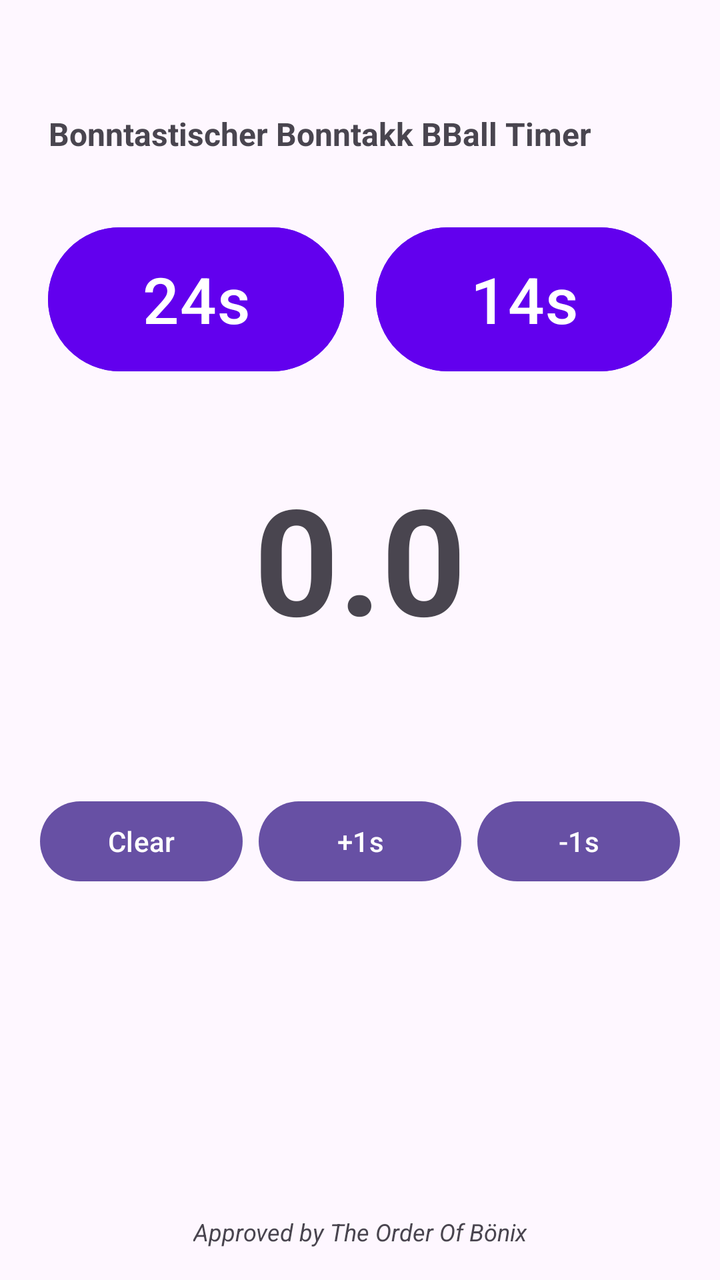
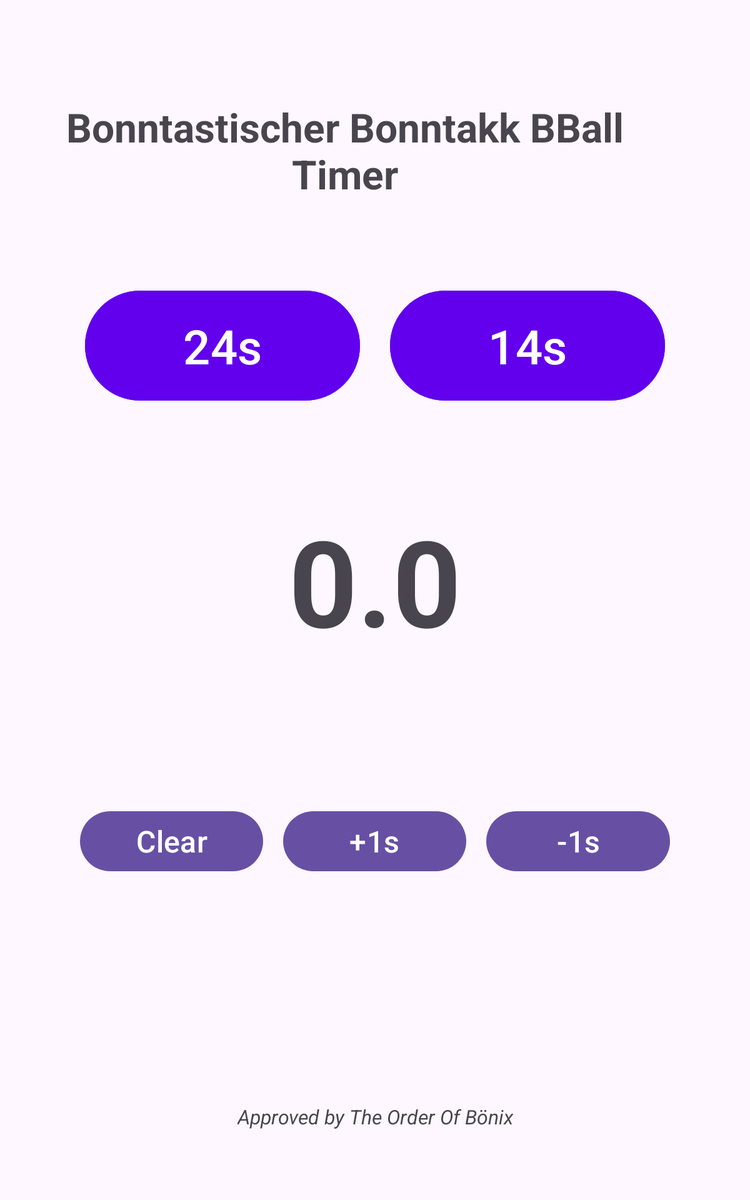

First picture: res/layout/ on a phone held upright. Second picture: the repository's own variant of that layout, on a device whose configuration matches the variant's folder. Source for both follows.
<!-- AndroidManifest.xml: application theme Theme.BBBT -->
<!-- res/layout/activity_main.xml -->
<?xml version="1.0" encoding="utf-8"?>
<androidx.constraintlayout.widget.ConstraintLayout xmlns:android="http://schemas.android.com/apk/res/android"
    xmlns:app="http://schemas.android.com/apk/res-auto"
    android:layout_width="match_parent"
    android:layout_height="match_parent"
    android:padding="16dp">

    <TextView
        android:id="@+id/headerText"
        android:layout_width="0dp"
        android:layout_height="wrap_content"
        android:text="Bonntastischer Bonntakk BBall Timer"
        android:textSize="@dimen/header_text_size_small"
        android:textStyle="bold"
        android:gravity="center"
        android:layout_marginEnd="40dp"
        android:layout_marginTop="40dp"
        app:layout_constraintTop_toTopOf="parent"
        app:layout_constraintLeft_toLeftOf="parent"
        app:layout_constraintRight_toRightOf="parent" />

    <ImageButton
        android:id="@+id/settingsButton"
        android:layout_width="36dp"
        android:layout_height="36dp"
        android:src="@drawable/ic_settings"
        android:background="?attr/selectableItemBackgroundBorderless"
        android:contentDescription="Settings"
        android:layout_marginTop="40dp"
        android:layout_marginEnd="4dp"
        app:layout_constraintTop_toTopOf="parent"
        app:layout_constraintRight_toRightOf="parent"/>

    <ScrollView
        android:layout_width="match_parent"
        android:layout_height="0dp"
        android:layout_marginTop="8dp"
        android:layout_marginBottom="8dp"
        app:layout_constraintTop_toBottomOf="@id/headerText"
        app:layout_constraintBottom_toTopOf="@id/footerText">

        <LinearLayout
            android:layout_width="match_parent"
            android:layout_height="wrap_content"
            android:orientation="vertical">

            <LinearLayout
                android:id="@+id/mainTimerButtons"
                android:layout_width="match_parent"
                android:layout_height="wrap_content"
                android:orientation="horizontal"
                android:layout_marginTop="16dp">

                <Button
                    android:id="@+id/button24"
                    android:layout_width="0dp"
                    android:layout_height="80dp"
                    android:layout_weight="1"
                    android:text="24s"
                    android:textSize="@dimen/button_text_size_large"
                    android:layout_margin="8dp"
                    android:backgroundTint="@color/design_default_color_primary"/>

                <Button
                    android:id="@+id/button14"
                    android:layout_width="0dp"
                    android:layout_height="80dp"
                    android:layout_weight="1"
                    android:text="14s"
                    android:textSize="@dimen/button_text_size_large"
                    android:layout_margin="8dp"
                    android:backgroundTint="@color/design_default_color_primary"/>
            </LinearLayout>

            <TextView
                android:id="@+id/timerDisplay"
                android:layout_width="match_parent"
                android:layout_height="wrap_content"
                android:textSize="@dimen/timer_display_text_size"
                android:textStyle="bold"
                android:text="0.0"
                android:gravity="center"
                android:clickable="true"
                android:focusable="true"
                android:background="?attr/selectableItemBackground"
                android:padding="16dp"
                android:layout_marginTop="16dp"/>

            <TextView
                android:id="@+id/remainingTimeDisplay"
                android:layout_width="match_parent"
                android:layout_height="wrap_content"
                android:textSize="@dimen/remaining_time_text_size"
                android:gravity="center"
                android:layout_marginTop="8dp"/>

            <LinearLayout
                android:id="@+id/adjustButtons"
                android:layout_width="match_parent"
                android:layout_height="wrap_content"
                android:orientation="horizontal"
                android:layout_marginTop="16dp">

                <Button
                    android:id="@+id/buttonClear"
                    android:layout_width="0dp"
                    android:layout_height="wrap_content"
                    android:layout_weight="1"
                    android:text="Clear"
                    android:layout_margin="4dp" />

                <Button
                    android:id="@+id/buttonPlus"
                    android:layout_width="0dp"
                    android:layout_height="wrap_content"
                    android:layout_weight="1"
                    android:text="+1s"
                    android:layout_margin="4dp" />

                <Button
                    android:id="@+id/buttonMinus"
                    android:layout_width="0dp"
                    android:layout_height="wrap_content"
                    android:layout_weight="1"
                    android:text="-1s"
                    android:layout_margin="4dp" />
            </LinearLayout>
        </LinearLayout>
    </ScrollView>

    <TextView
        android:id="@+id/footerText"
        android:layout_width="wrap_content"
        android:layout_height="wrap_content"
        android:text="Approved by The Order Of Bönix"
        android:textSize="@dimen/footer_text_size"
        android:textStyle="italic"
        app:layout_constraintBottom_toBottomOf="parent"
        app:layout_constraintLeft_toLeftOf="parent"
        app:layout_constraintRight_toRightOf="parent" />

</androidx.constraintlayout.widget.ConstraintLayout>
<!-- resources referenced by this layout -->
<resources>
  <dimen name="button_text_size_large">32sp</dimen>
  <dimen name="footer_text_size">12sp</dimen>
  <dimen name="header_text_size_small">16sp</dimen>
  <dimen name="remaining_time_text_size">18sp</dimen>
  <!-- from res/values-xxxhdpi/ -->
  <dimen name="timer_display_text_size">74sp</dimen>
  <style name="Theme.BBBT" parent="Base.Theme.BBBT" />
  <style name="Base.Theme.BBBT" parent="Theme.Material3.DayNight.NoActionBar">
          
          
      </style>
</resources>
<!-- res/layout-sw600dp/activity_main.xml (the repository's variant of the layout above) -->
<!-- drawn on a 7-inch tablet held upright -->
<?xml version="1.0" encoding="utf-8"?>
<androidx.constraintlayout.widget.ConstraintLayout xmlns:android="http://schemas.android.com/apk/res/android"
    xmlns:app="http://schemas.android.com/apk/res-auto"
    android:layout_width="match_parent"
    android:layout_height="match_parent"
    android:padding="@dimen/layout_padding_horizontal">

    <TextView
        android:id="@+id/headerText"
        android:layout_width="0dp"
        android:layout_height="wrap_content"
        android:text="Bonntastischer Bonntakk BBall Timer"
        android:textSize="@dimen/header_text_size_normal"
        android:textStyle="bold"
        android:gravity="center"
        android:layout_marginEnd="@dimen/margin_xxlarge"
        android:layout_marginTop="@dimen/margin_xxlarge"
        app:layout_constraintTop_toTopOf="parent"
        app:layout_constraintLeft_toLeftOf="parent"
        app:layout_constraintRight_toRightOf="parent" />

    <ImageButton
        android:id="@+id/settingsButton"
        android:layout_width="@dimen/icon_button_size"
        android:layout_height="@dimen/icon_button_size"
        android:src="@drawable/ic_settings"
        android:background="?attr/selectableItemBackgroundBorderless"
        android:contentDescription="Settings"
        android:layout_marginTop="@dimen/margin_xxlarge"
        android:layout_marginEnd="@dimen/margin_medium"
        app:layout_constraintTop_toTopOf="parent"
        app:layout_constraintRight_toRightOf="parent"/>

    
    <androidx.constraintlayout.widget.ConstraintLayout
        android:id="@+id/contentContainer"
        android:layout_width="0dp"
        android:layout_height="0dp"
        android:layout_marginTop="@dimen/margin_large"
        android:layout_marginBottom="@dimen/margin_large"
        app:layout_constraintTop_toBottomOf="@id/headerText"
        app:layout_constraintBottom_toTopOf="@id/footerText"
        app:layout_constraintLeft_toLeftOf="parent"
        app:layout_constraintRight_toRightOf="parent"
        app:layout_constraintWidth_max="720dp">

        <ScrollView
            android:layout_width="match_parent"
            android:layout_height="match_parent">

            <LinearLayout
                android:layout_width="match_parent"
                android:layout_height="wrap_content"
                android:orientation="vertical"
                android:gravity="center_horizontal">

                
                <LinearLayout
                    android:id="@+id/mainTimerButtons"
                    android:layout_width="match_parent"
                    android:layout_height="wrap_content"
                    android:orientation="horizontal"
                    android:layout_marginTop="@dimen/margin_xlarge"
                    android:layout_marginHorizontal="@dimen/margin_large">

                    <Button
                        android:id="@+id/button24"
                        android:layout_width="0dp"
                        android:layout_height="@dimen/main_button_height"
                        android:layout_weight="1"
                        android:text="24s"
                        android:textSize="@dimen/button_text_size_large"
                        android:layout_margin="@dimen/margin_medium"
                        android:backgroundTint="@color/design_default_color_primary"/>

                    <Button
                        android:id="@+id/button14"
                        android:layout_width="0dp"
                        android:layout_height="@dimen/main_button_height"
                        android:layout_weight="1"
                        android:text="14s"
                        android:textSize="@dimen/button_text_size_large"
                        android:layout_margin="@dimen/margin_medium"
                        android:backgroundTint="@color/design_default_color_primary"/>
                </LinearLayout>

                
                <TextView
                    android:id="@+id/timerDisplay"
                    android:layout_width="match_parent"
                    android:layout_height="wrap_content"
                    android:textSize="@dimen/timer_display_text_size"
                    android:textStyle="bold"
                    android:text="0.0"
                    android:gravity="center"
                    android:clickable="true"
                    android:focusable="true"
                    android:background="?attr/selectableItemBackground"
                    android:padding="@dimen/padding_xlarge"
                    android:layout_marginTop="@dimen/margin_xlarge"
                    android:layout_marginHorizontal="@dimen/margin_large"/>

                <TextView
                    android:id="@+id/remainingTimeDisplay"
                    android:layout_width="match_parent"
                    android:layout_height="wrap_content"
                    android:textSize="@dimen/remaining_time_text_size"
                    android:gravity="center"
                    android:layout_marginTop="@dimen/margin_medium"/>

                
                <LinearLayout
                    android:id="@+id/adjustButtons"
                    android:layout_width="match_parent"
                    android:layout_height="wrap_content"
                    android:orientation="horizontal"
                    android:layout_marginTop="@dimen/margin_xlarge"
                    android:layout_marginHorizontal="@dimen/margin_large">

                    <Button
                        android:id="@+id/buttonClear"
                        android:layout_width="0dp"
                        android:layout_height="@dimen/secondary_button_height"
                        android:layout_weight="1"
                        android:text="Clear"
                        android:textSize="@dimen/button_text_size_medium"
                        android:layout_margin="@dimen/margin_small" />

                    <Button
                        android:id="@+id/buttonPlus"
                        android:layout_width="0dp"
                        android:layout_height="@dimen/secondary_button_height"
                        android:layout_weight="1"
                        android:text="+1s"
                        android:textSize="@dimen/button_text_size_medium"
                        android:layout_margin="@dimen/margin_small" />

                    <Button
                        android:id="@+id/buttonMinus"
                        android:layout_width="0dp"
                        android:layout_height="@dimen/secondary_button_height"
                        android:layout_weight="1"
                        android:text="-1s"
                        android:textSize="@dimen/button_text_size_medium"
                        android:layout_margin="@dimen/margin_small" />
                </LinearLayout>
            </LinearLayout>
        </ScrollView>
    </androidx.constraintlayout.widget.ConstraintLayout>

    <TextView
        android:id="@+id/footerText"
        android:layout_width="wrap_content"
        android:layout_height="wrap_content"
        android:text="Approved by The Order Of Bönix"
        android:textSize="@dimen/footer_text_size"
        android:textStyle="italic"
        android:layout_marginBottom="@dimen/margin_large"
        app:layout_constraintBottom_toBottomOf="parent"
        app:layout_constraintLeft_toLeftOf="parent"
        app:layout_constraintRight_toRightOf="parent" />

</androidx.constraintlayout.widget.ConstraintLayout>
<!-- resources referenced by the variant -->
<!-- as a 7-inch tablet held upright resolves them -->
<resources>
  <!-- from res/values-sw600dp/ -->
  <dimen name="button_text_size_large">38sp</dimen>
  <!-- from res/values-sw600dp/ -->
  <dimen name="button_text_size_medium">24sp</dimen>
  <!-- from res/values-sw600dp/ -->
  <dimen name="footer_text_size">16sp</dimen>
  <!-- from res/values-sw600dp/ -->
  <dimen name="header_text_size_normal">32sp</dimen>
  <!-- from res/values-sw600dp/ -->
  <dimen name="icon_button_size">48dp</dimen>
  <!-- from res/values-sw600dp/ -->
  <dimen name="layout_padding_horizontal">32dp</dimen>
  <!-- from res/values-sw600dp/ -->
  <dimen name="main_button_height">96dp</dimen>
  <!-- from res/values-sw600dp/ -->
  <dimen name="margin_large">24dp</dimen>
  <!-- from res/values-sw600dp/ -->
  <dimen name="margin_medium">12dp</dimen>
  <!-- from res/values-sw600dp/ -->
  <dimen name="margin_small">8dp</dimen>
  <!-- from res/values-sw600dp/ -->
  <dimen name="margin_xlarge">32dp</dimen>
  <!-- from res/values-sw600dp/ -->
  <dimen name="margin_xxlarge">48dp</dimen>
  <!-- from res/values-sw600dp/ -->
  <dimen name="padding_xlarge">32dp</dimen>
  <!-- from res/values-sw600dp/ -->
  <dimen name="remaining_time_text_size">24sp</dimen>
  <!-- from res/values-sw600dp/ -->
  <dimen name="secondary_button_height">56dp</dimen>
  <!-- from res/values-sw600dp/ -->
  <dimen name="timer_display_text_size">96sp</dimen>
  <style name="Theme.BBBT" parent="Base.Theme.BBBT" />
  <style name="Base.Theme.BBBT" parent="Theme.Material3.DayNight.NoActionBar">
          
          
      </style>
</resources>
